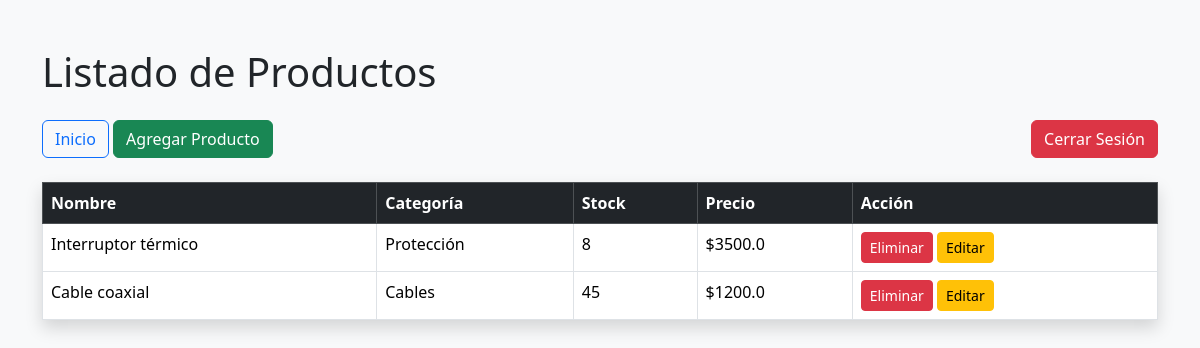
Page /productos (signed in) on the committed database.
### tables this page shows
CREATE TABLE productos (
            id INTEGER PRIMARY KEY AUTOINCREMENT,
            nombre TEXT NOT NULL,
            categoria TEXT,
            stock INTEGER,
            precio REAL
        );

### application.py (the view)
@app.route('/productos')
def productos():
    if 'usuario' not in session:
        return redirect('/login')
    lista = obtener_productos()
    return render_template('productos.html', productos=lista)

### application.py (called while the page is built)
def obtener_productos():
    conn = sqlite3.connect("db/tienda.db")
    cursor = conn.cursor()
    cursor.execute("SELECT id, nombre, categoria, stock, precio FROM productos")
    productos = cursor.fetchall()
    conn.close()
    return productos

### templates/productos.html (shortened to what this page needs)
<!DOCTYPE html>
<html lang="es">
<head>
  <link href="https://cdn.jsdelivr.net/npm/bootstrap@5.3.3/dist/css/bootstrap.min.css" rel="stylesheet">
</head>
<body class="bg-light">
  <div class="container py-5">
    <h1 class="mb-4">Listado de Productos</h1>
    <nav class="mb-4">
      <a href="/" class="btn btn-outline-primary">Inicio</a>
      <a href="/agregar-producto" class="btn btn-success">Agregar Producto</a>
      <a href="/logout" class="btn btn-danger float-end">Cerrar Sesión</a>
    </nav>
    <table class="table table-bordered table-hover bg-white shadow">
      <thead class="table-dark">
        <tr>
          <th>Nombre</th>
          <th>Categoría</th>
          <th>Stock</th>
          <th>Precio</th>
          <th>Acción</th>
        </tr>
      </thead>
      <tbody>
        {% for p in productos %}
        <tr>
          <td>{{ p[1] }}</td>
          <td>{{ p[2] }}</td>
          <td>{{ p[3] }}</td>
          <td>${{ p[4] }}</td>
          <td>
            <form method="POST" action="/eliminar-producto/{{ p[0] }}" class="d-inline">
              <button type="submit" class="btn btn-sm btn-danger" onclick="return confirm('¿Eliminar este producto?')">Eliminar</button>
            </form>
            <a href="/editar-producto/{{ p[0] }}" class="btn btn-sm btn-warning">Editar</a>
          </td>
        </tr>
        {% endfor %}
      </tbody>
    </table>
  </div>
</body>
</html>

### rows in the picture
productos: nombre "Interruptor térmico", categoria "Protección", stock "8", precio "3500.0"
productos: nombre "Cable coaxial", categoria "Cables", stock "45", precio "1200.0"
